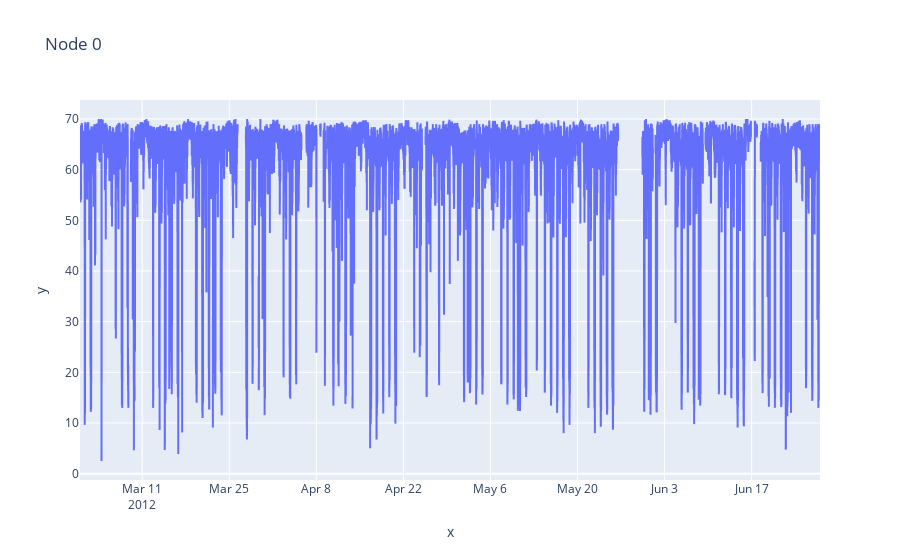

The cell this chart's notebook holds for it:
### Code cell
node_index = 0
px.line(y=metr_la_targets[:, 0], x=timestamps, title = f'Node {node_index}')

### Figure 1 — Plotly figure (JSON) as saved in the notebook; plotly's stock layout.template omitted (floating-point values rounded to 4 significant figures; data arrays with more than 128 entries replaced by an {"elided": "..."} marker saying what was removed)
{"data": [{"hovertemplate": "x=%{x}<br>y=%{y}<extra></extra>", "legendgroup": "", "line": {"color": "#636efa", "dash": "solid"}, "marker": {"symbol": "circle"}, "mode": "lines", "name": "", "showlegend": false, "type": "scattergl", "x": {"elided": "34272 str values"}, "xaxis": "x", "y": {"elided": "34272 float values"}, "yaxis": "y"}], "layout": {"legend": {"tracegroupgap": 0}, "title": {"text": "Node 0"}, "xaxis": {"anchor": "y", "domain": [0, 1], "title": {"text": "x"}}, "yaxis": {"anchor": "x", "domain": [0, 1], "title": {"text": "y"}}}}
